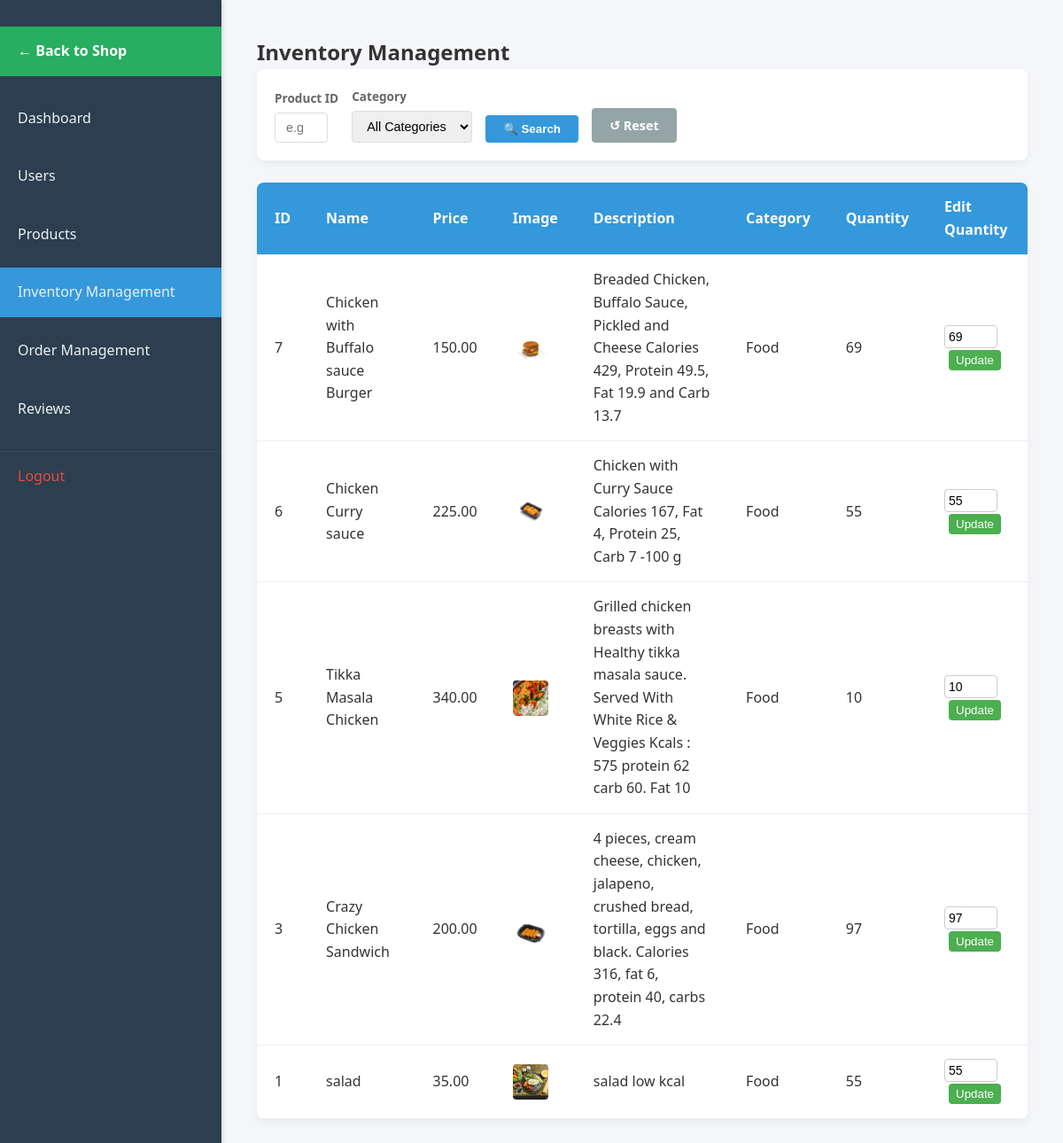
Page /admin/Inventory.php (signed in) on the earlier database version.
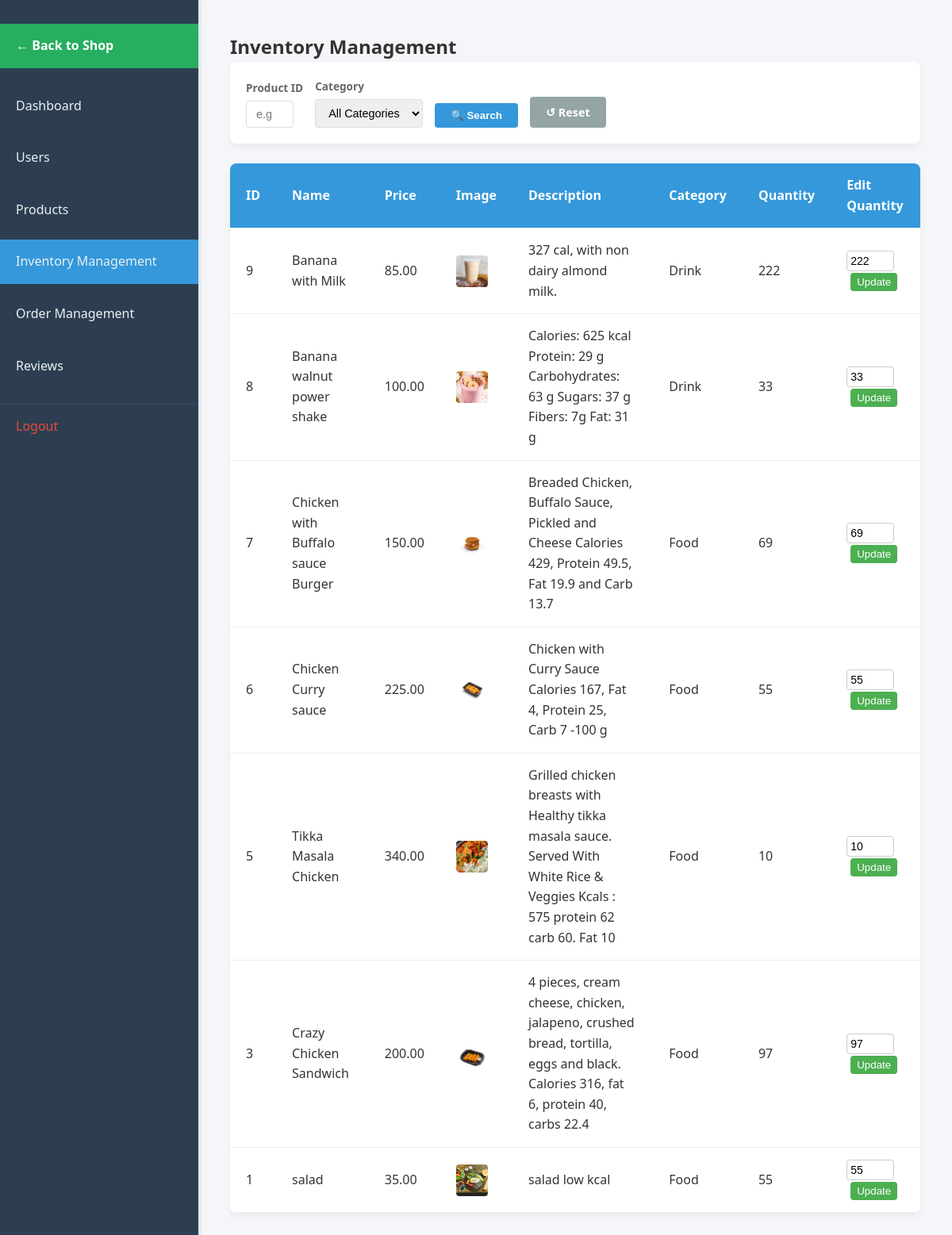
Same page on the later database version.
### tables this page shows
CREATE TABLE `products` (
  `id` int(11) NOT NULL,
  `name` varchar(150) NOT NULL,
  `description` text DEFAULT NULL,
  `price` decimal(10,2) NOT NULL,
  `stock` int(11) NOT NULL DEFAULT 0,
  `image_path` varchar(255) DEFAULT NULL,
  `type` enum('food','drink') NOT NULL,
  `status` enum('active','archived') NOT NULL DEFAULT 'active',
  `created_at` datetime DEFAULT current_timestamp(),
  `updated_at` datetime DEFAULT current_timestamp()
);

### config.php (called while the page is built, shortened)
<?php
function getImageUrl($url)
{
    return $url;
}
?>

### admin/Inventory.php (the view, shortened to what this page needs)
<?php
require_once __DIR__ . '/../init.php';
$search_id = isset($_GET['product_id']) ? intval($_GET['product_id']) : '';
$select = "SELECT id, name, price, image_path, description, type, stock FROM `products` WHERE 1=1";
$select .= " ORDER BY id DESC";
$stmt = $conn->prepare($select);
$stmt->execute();
$run_select = $stmt->get_result();
?>
<!DOCTYPE html>
<html lang="en">
<head>
    <link rel="stylesheet" href="assets/css/inventory.css">
</head>
<body>
    <nav>
        <ul>
            <li><a href="../shop.php"
                    style="background-color: #27ae60; color: white; margin-bottom: 20px; font-weight: bold;">← Back to
                    Shop</a></li>
            <li><a href="Dashboard.php">Dashboard</a></li>
            <li><a href="useradmin.php">Users</a></li>
            <li><a href="products.php">Products</a></li>
            <li><a href="#" class="active">Inventory Management</a></li>
            <li><a href="order_management.php">Order Management</a></li>
            <li><a href="reviews_management.php">Reviews</a></li>
            <li><a href="/app/logout.php">Logout</a></li>
        </ul>
    </nav>
    <main>
        <h2>Inventory Management</h2>
        <form action="" method="GET" class="search-form">
            <div class="form-group">
                <label for="product_id">Product ID</label>
                <input type="number" name="product_id" id="product_id"
                    value="<?php echo htmlspecialchars($search_id); ?>" placeholder="e.g. 1">
            </div>
            <div class="form-group">
                <label for="type">Category</label>
                <select name="type" id="type">
                    <option value="">All Categories</option>
                </select>
            </div>
            <button type="submit" class="btn-search">🔍 Search</button>
            <a href="Inventory.php" class="btn-reset">↺ Reset</a>
        </form>
        <table class="table">
            <thead>
                <tr>
                    <th>ID</th>
                    <th>Name</th>
                    <th>Price</th>
                    <th>Image</th>
                    <th>Description</th>
                    <th>Category</th>
                    <th>Quantity</th>
                    <th>Edit Quantity</th>
                </tr>
            </thead>
            <tbody>
                <?php while ($product = $run_select->fetch_assoc()) { ?>
                    <tr>
                        <td><?php echo $product['id']; ?></td>
                        <td><?php echo htmlspecialchars($product['name']); ?></td>
                        <td><?php echo $product['price']; ?></td>
                        <td><img src="<?php $imgUrl = getImageUrl($product['image_path']); echo (str_starts_with($imgUrl, 'http') ? $imgUrl : '../' . ($imgUrl ?: 'assets/images/placeholder-300x300.png')); ?>" width="40" height="40" style="object-fit: cover; border-radius: 4px;">
                        </td>
                        <td><?php echo htmlspecialchars($product['description']); ?></td>
                        <td><?php echo ucfirst($product['type']); ?></td>
                        <td><?php echo $product['stock']; ?></td>
                        <td>
                            <form method="POST">
                                <input type="number" name="new_quantity" value="<?php echo $product['stock']; ?>" min="0">
                                <button type="submit" name="update_quantity" class="update-btn">Update</button>
                            </form>
                        </td>
                    </tr>
                <?php } ?>
            </tbody>
        </table>
    </main>
</body>
</html>

Differences in the rows shown:
added products: id "9", name "Banana with Milk", price "85.00", image_path (picture), description "327 cal, with non dairy almond milk.", type "Drink", stock "222", new_quantity "222"
added products: id "8", name "Banana walnut power shake", price "100.00", image_path (picture), description "Calories: 625 kcal Protein: 29 g Carbohydrates: 63 g Sugars: 37 g Fibers: 7g Fat: 31 g", type "Drink", stock "33", new_quantity "33"
